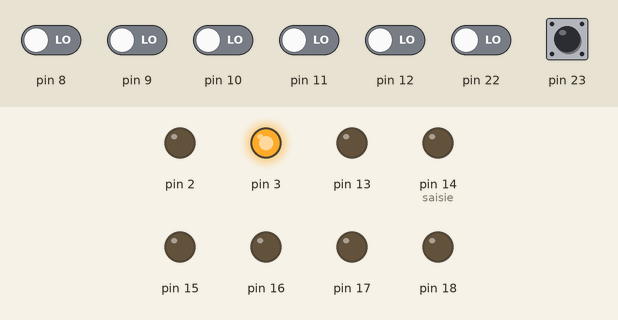
This sketch was run on a simulated Arduino Uno, built with avr-gcc and run on an emulated ATmega328P. Shown: output pins drawn as LEDs (lit = HIGH). Dashed ring = blinking. Inputs (shaded band) come from the test bench; at power-on: pin 8–12, pin 22, pin 23 LOW. Random numbers use the default seed unless the sketch sets one.

Above: at 5.6 s.
5.7 s: pin 23 pulsed HIGH 5 times (0.12 s each, 0.3 s apart)
At 7.17 s:
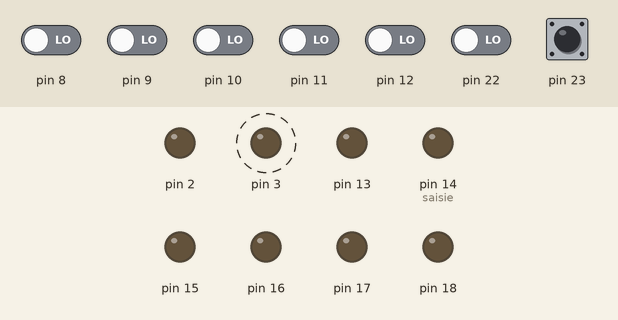
9.9 s: pin 8 driven HIGH
At 10.05 s:
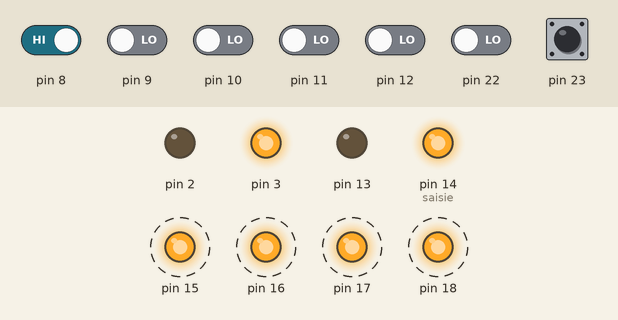
12.9 s: pin 9 driven HIGH
At 15.8 s:
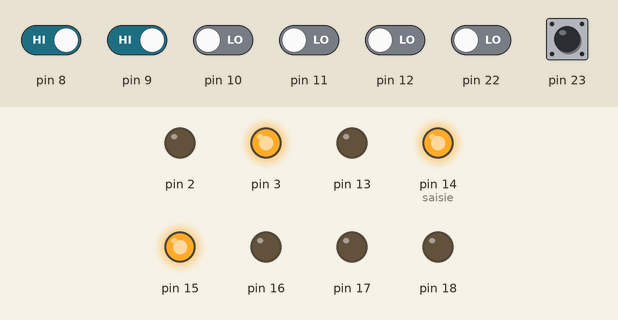
Timing chart, 0 to 17.3 s (numbered marks = the images above; inputs shaded):
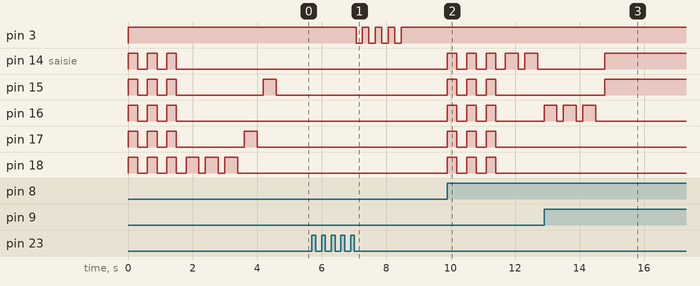

The sketch:

Memory.ino
```cpp
long randNumber;
int Tableau[6];
int Tableau2[6];
int y,z,saisie;
byte flag;

void setup()
  {
      randomSeed(analogRead(0));
      DDRB  = 0b100000;   /* Port B bits 0 à 4  en entrée  ( Boutons poussoir  ) */
      DDRC  = 0b00011111;   /* Port C bits 0 à 4  en sortie  ( Leds Jaune) */
      DDRD  = 0b00001100;     /* Port D bits 2 et 3  en sortie  ( Led verte et rouge )*/
     }

void loop()
{
  y=0;z=0;
  saisie=0;
  flag=true;
  Tableau[0,0,0,0,0];
  Tableau2[0,0,0,0,0];

       PORTD = 0b1000;      /* Bit 3 mis à 1 (Led rouge allumée, Led verte éteinte ) */
       for (int x=0; x<3; x++)
       { PORTC = 0b11111; delay(300); /* les 5 Leds jaune  */
         PORTC = 0; delay(300);       /* clignote 3 fois   */
       }


/******* acquisition aléatoire **************/
/* Range dans tableau, un nombre aleatoire et allume la Led correspondante (5 fois ) */
       do
       {
          randNumber = random(0,5);Tableau[y]= (1<<randNumber);
          PORTC |= (1<<randNumber);delay(400);
          PORTC &= ~(1<<randNumber);delay(200);
          y++;
       }
       while(y<5);

 /******** acquisition des 5 saisies **********/
    do
      {
        while(!PINB);              /* attend l'appuie d'une touche */
        delay(80);                /* tempo anti_rebond du contact */
        saisie=(PINB);
        Tableau2[z]=saisie;      /* numéro de touche dans tableau2 */
        PORTC |= saisie;         /* puis allummage led correspondante */
        while(PINB);delay(50);  /* attendre relachement bouton */
        PORTC &= ~(saisie);              /* extinction led */
        z++;
      }
      while(z<5);               /* boucle pour les 5 saisies */

      /**************Comparaison **************/
      for (int x=0 ; x<5; x++)    /* vérification égalite de chaque élement du tableau */
      {          if (Tableau[x] != Tableau2[x]) /* si différence mettre Flag à 0 */
                    flag= false;

       }
       if (flag)  PORTD =0b0100;  /* Led verte allumée, Led rouge éteinte */
       else { for (int x=0 ; x<4; x++)  /* Si flag = false, led rouge clignote 3 fois*/
                  { PORTD &= ~( PORTD );
                   delay(200);
                   PORTD = 0b1000;
                   delay(200);
                   }
            }
       delay(500);
       while(!PINB);
}
```

Measured:
- after the input at 5.7 s, pin 3: alternates HIGH for 0.20 s and LOW for 0.20 s, 8 changes in all, then stays HIGH, starting after 1.4 s
- after the input at 9.9 s, pin 14 (saisie): goes 3 × (HIGH 0.30 s, LOW 0.30 s), HIGH 0.40 s, LOW 0.20 s, HIGH 0.40 s, then LOW, starting at once; pin 15–18: alternates HIGH for 0.30 s and LOW for 0.30 s, 6 changes in all, then stays LOW, starting at once
- after the input at 12.9 s, pin 15: LOW → HIGH after 1.9 s
- by itself, pin 14 (saisie), pin 16: alternates HIGH for 0.30 s and LOW for 0.30 s, 6 changes in all, then stays LOW
- by itself, pin 18: repeats every 0.60 s: HIGH 0.40 s, LOW 0.20 s
